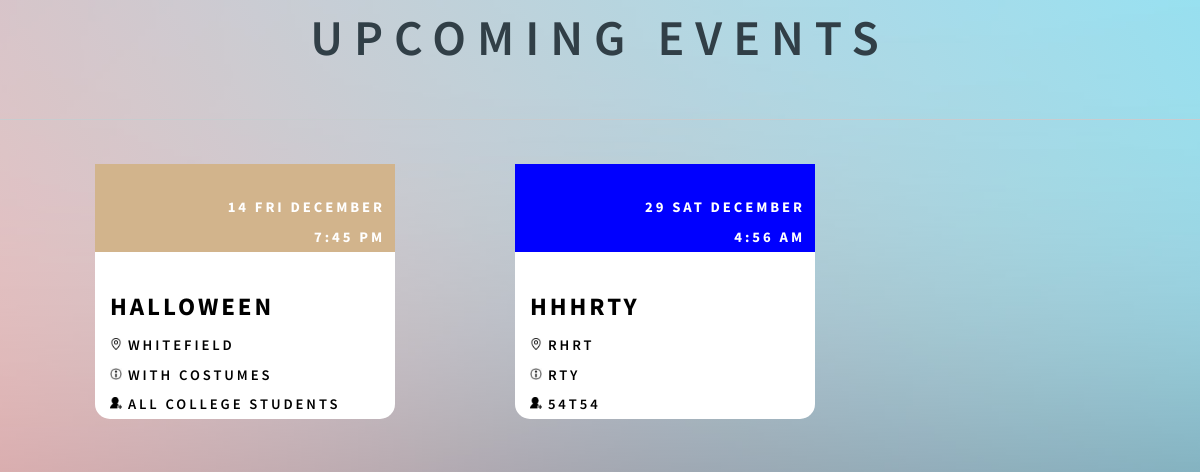
The app's page /notifications/php/notify.php, older data.
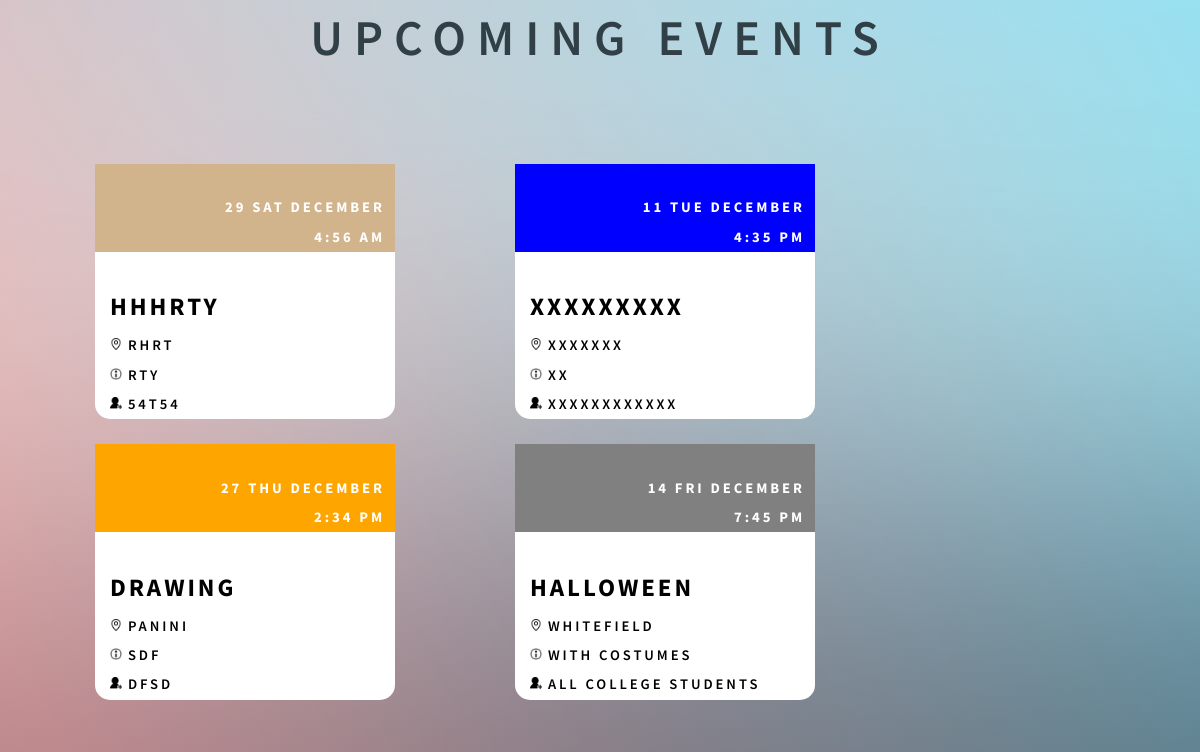
The same page, newer data.
### tables this page shows
CREATE TABLE `create_event` (
  `event_id` int(11) NOT NULL,
  `club_id` varchar(20) NOT NULL,
  `date_cur` date NOT NULL,
  `time_cur` time NOT NULL,
  `end_time` time NOT NULL,
  `event_name` varchar(20) NOT NULL,
  `place` varchar(100) NOT NULL,
  `more_info` text NOT NULL,
  `invite` text NOT NULL
);

### notifications/php/notify.php (the view, shortened to what this page needs)
<!DOCTYPE html>
<html lang="en">
	<head>
		<h1 style="font-size:50px;text-align:center;"><b>Upcoming Events</b></h1>
		<link rel="stylesheet" href="https://maxcdn.bootstrapcdn.com/bootstrap/3.3.7/css/bootstrap.min.css">
		<link rel="stylesheet" href="../css/main1.css" />
	</head>
	<body class="is-preload">
		<?php
			$servername = "localhost";
			$username1 = "root";
			$password1 = "";
			$dbname = "portal";
			$link = mysqli_connect($servername, $username1, $password1, $dbname);
			$a="SELECT * from create_event";
			$result=mysqli_query($link,$a);
			echo'<hr />';
			echo'<div class="container-fluid">';
			if (mysqli_num_rows($result) > 0)
			{
				while($row = mysqli_fetch_assoc($result))
				{
					echo'<div class="col-lg-3 " id="rcorners3" >';
					echo'<div class="bg-primary text-right nested_div">';
					echo'<span class="position_text">';
					echo"<br>";
					$newDate = date("d D F", strtotime($row["date_cur"]));
					echo $newDate;
					echo"</span>";
					echo'<span class="position_text">';
					echo"<br>";
					echo date("g:i a", strtotime($row["time_cur"]));
					echo'</span>';
					echo'</div>';
					echo"<br>";
					echo'<span class="bold_text">';
					echo $row["event_name"];
					echo'</span>';
					echo"<br>";
					echo' <img src="../images/location_icon.png" alt="Fjords" height="12" width="12">';
					echo $row["place"];
					echo"<br>";
					echo' <img src="../images/more_info.png" alt="Fjords" height="12" width="12">';
					echo $row["more_info"];
					echo"<br>";
					echo' <img src="../images/invite.png" alt="Fjords" height="12" width="12">';
					echo $row["invite"];
					echo"<br>";
					echo"</div>";
				}
				echo'</div>';
			}
		?>
	</body>
</html>

### notifications/css/main1.css (style rules this page uses)
html, body, div, span, applet, object, iframe, h1, h2, h3, h4, h5, h6, p, blockquote, pre, a, abbr, acronym, address, big, cite, code, del, dfn, em, img, ins, kbd, q, s, samp, small, strike, strong, sub, sup, tt, var, b, u, i, center, dl, dt, dd, ol, ul, li, fieldset, form, label, legend, table, caption, tbody, tfoot, thead, tr, th, td, article, aside, canvas, details, embed, figure, figcaption, footer, header, hgroup, menu, nav, output, ruby, section, summary, time, mark, audio, video { margin: 0; padding: 0; border: 0; font-size: 100%; font: inherit; vertical-align: baseline; }
body { line-height: 1; }
body { -webkit-text-size-adjust: none; }
.position_text { margin-right: 10px; }
.container-fluid { padding: 0px 0px; }
.bold_text { font-weight:bold; font-size:25px; color:black; }
#rcorners3 { border-radius: 15px; }
[class*="col-"] { margin-bottom: 25px; margin-right: 25px; margin-left: 95px; background-color:white; }
html { box-sizing: border-box; }
*, *:before, *:after { box-sizing: inherit; }
html { height: 100%; }
body { height: 100%; background-color: #ffffff; background-image: url("images/overlay.png"), -moz-linear-gradient(60deg, rgba(255, 165, 150, 0.5) 5%, rgba(0, 228, 255, 0.35)), url("../../images/bg.jpg"); background-image: url("images/overlay.png"), -webkit-linear-gradient(60deg, rgba(255, 165, 150, 0.5) 5%, rgba(0, 228, 255, 0.35)), url("../../images/bg.jpg"); background-image: url("images/overlay.png"), -ms-linear-gradient(60deg, rgba(255, 165, 150, 0.5) 5%, rgba(0, 228, 255, 0.35)), url("../../images/bg.jpg"); background-image: url("images/overlay.png"), linear-gradient(60deg, rgba(255, 165, 150, 0.5) 5%, rgba(0, 228, 255, 0.35)), url("../../images/bg.jpg"); background-repeat: repeat, no-repeat, no-repeat; background-size: 100px 100px, cover, cover; background-position: top left, center center, bottom center; background-attachment: fixed, fixed, fixed; }
body:after { content: ''; display: block; position: fixed; top: 0; left: 0; width: 100%; height: inherit; opacity: 0; z-index: 1; background-color: #ffffff; background-image: url("images/overlay.png"), -moz-linear-gradient(60deg, rgba(255, 165, 150, 0.5) 5%, rgba(0, 228, 255, 0.35)); background-image: url("images/overlay.png"), -webkit-linear-gradient(60deg, rgba(255, 165, 150, 0.5) 5%, rgba(0, 228, 255, 0.35)); background-image: url("images/overlay.png"), -ms-linear-gradient(60deg, rgba(255, 165, 150, 0.5) 5%, rgba(0, 228, 255, 0.35)); background-image: url("images/overlay.png"), linear-gradient(60deg, rgba(255, 165, 150, 0.5) 5%, rgba(0, 228, 255, 0.35)); background-repeat: repeat, no-repeat; background-size: 100px 100px, cover; background-position: top left, center center; -moz-transition: opacity 1.75s ease-out; -webkit-transition: opacity 1.75s ease-out; -ms-transition: opacity 1.75s ease-out; transition: opacity 1.75s ease-out; }
body, input, select, textarea { color: black; font-family: "Source Sans Pro", Helvetica, sans-serif; font-size: 14pt; font-weight: 600; line-height: 2; letter-spacing: 0.2em; text-transform: uppercase; }
@media screen and (max-width: 1680px) { body, input, select, textarea { font-size: 11pt; } }
.nested_div { margin-right: -15px; margin-left: -15px; }
strong, b { color: #313f47; }
h1, h2, h3, h4, h5, h6 { color: #313f47; line-height: 1.5; margin: 0 0 0.75em 0; }
h1 { font-size: 1.85em; letter-spacing: 0.22em; margin: 0 0 0.525em 0; }
hr { border: 0; border-bottom: solid 1px #c8cccf; margin: 3em 0; }

Row changes from the older to the newer data that the page shows:
shown differently, row unchanged: create_event "HHHRTY": moves up the list
added create_event: date_cur "11 TUE DECEMBER", time_cur "4:35 PM", event_name "XXXXXXXXX", place "XXXXXXX", more_info "XX", invite "XXXXXXXXXXXX"
added create_event: date_cur "27 THU DECEMBER", time_cur "2:34 PM", event_name "DRAWING", place "PANINI", more_info "SDF", invite "DFSD"
